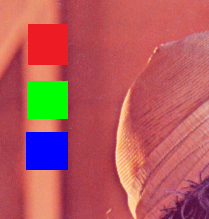
#> input picture dm1exer/img.png, 209 x 219 px
$ python exer7.py img.png out.png
#> lines starting #> are read from the running program, lines starting #| are printed output that depends on the picture
# task7.py
# ハーフトーン処理(誤差拡散法)

# 実行コマンドpython exer7.py fname_in.png fname_out.png
import numpy as np
import cv2
import sys

fname_in  = sys.argv[1]
fname_out = sys.argv[2]

#画像を読み込み、グレースケール化し、float型に変換
img = cv2.imread( fname_in  )
#> img is the input picture: shape (219, 209, 3); mean B, G, R 92.9, 89.6, 180.2
img = cv2.cvtColor(img, cv2.COLOR_RGB2GRAY)
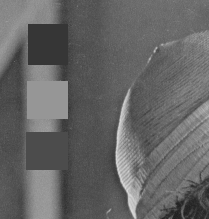
#> img: shape (219, 209); min 31, max 217, mean 100.9
img = np.float64(img)


#出力画像を準備
H = img.shape[0]
#> H = 219
W = img.shape[1]
#> W = 209
img_out = np.zeros_like(img)


#誤差拡散法の計算
for y in range(H-1)  :
	for x in range( W-1)  :
		#二値化
		if( img[y,x] > 127	) :
			img_out[y,x] = 255
			e = img[y,x] - 255
		else :
			img_out[y,x] = 0
			e = img[y,x] - 0

		#誤差伝搬（誤差は元画像 img に足していく）
		if (x<W-1):
			img[y,x+1]+=e*5/16
		if (x!=0 or y<H-1):
			img[y+1,x-1]+=e*3/16
		if (y<H-1):
			img[y+1,x]+=e*5/16
		if (x<W-1 or y<H-1):
			img[y+1,x+1]+=e*3/16
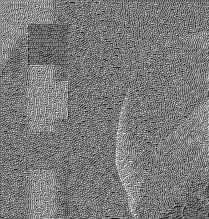
#> img: shape (219, 209) float64; min -8.35, max 253.5, mean 117.4; drawn with min black and max white
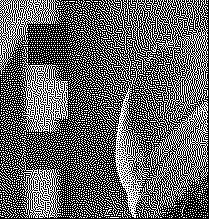
#> img_out: shape (219, 209) float64; 39.2% white in thin lines or dots


		#ここを編集
		#この課題，ヒント出しすぎかも


cv2.imwrite( fname_out, img_out);
